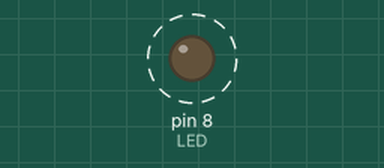
A program run on a simulated Arduino Uno, built with avr-gcc and run on an emulated ATmega328P. Shown: output pins drawn as LEDs (lit = HIGH). Dashed ring = blinking. Pins used as bus, display or sensor lines are not drawn; what the program prints to the serial monitor is not drawn.

Above: at 0.2 s.
Timing chart, 0 to 3.0 s (numbered marks = the images above):
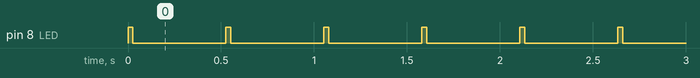

Measured:
- by itself, pin 8 (LED): alternates HIGH for 0.03 s and LOW for 0.50 s

The program:

main.cpp
```cpp
#include<arduino.h>
#include<encoder.h>
//decoder testencoder(2000);

#define pin1 10
#define pin2 9
#define LED 8
#define T_period 13
encoder testencoder(2000);

#define pin_1_LOW PORTB &= ~(1 << PB1)
#define pin_1_HIGH PORTB |= (1 << PB1)
#define pin_2_LOW PORTB &= ~(1 << PB2)
#define pin_2_HIGH PORTB |= (1 << PB2)


void pling(int8_t polarity, size_t periods);

void setup(){
    pinMode(pin1, OUTPUT);
    pinMode(pin2, OUTPUT);
    pinMode(LED, OUTPUT);
    pin_1_LOW;
    pin_2_LOW;
    Serial.begin(9600);
}
uint8_t testdata[] = {1, 2, 4};


void loop(){
    digitalWrite(LED, HIGH);
    testencoder.send_stream(testdata, sizeof(testdata));
    pling(1, 16);
    pin_1_LOW;
    pin_2_LOW;
    Serial.println("PLING");
    digitalWrite(LED, LOW);
    delay(500);
}


void pling(int8_t polarity, size_t periods){
  for (int i = 0; i < periods; i++)
  {
    switch (polarity)
    {
    case 1:
      pin_2_HIGH;
      pin_1_LOW;
      delayMicroseconds(T_period);
      pin_2_LOW;
      pin_1_HIGH;
      delayMicroseconds(T_period);
    break;
    case -1:
      pin_2_LOW;
      pin_1_HIGH;
      delayMicroseconds(T_period);
      pin_2_HIGH;
      pin_1_LOW;
      delayMicroseconds(T_period);
    break;
    case 0:
      pin_2_LOW;
      pin_1_LOW;
      delayMicroseconds(T_period);
      pin_2_LOW;
      pin_1_LOW;
      delayMicroseconds(T_period);
    break;
    default:
      break;
    }
  }

}
```
